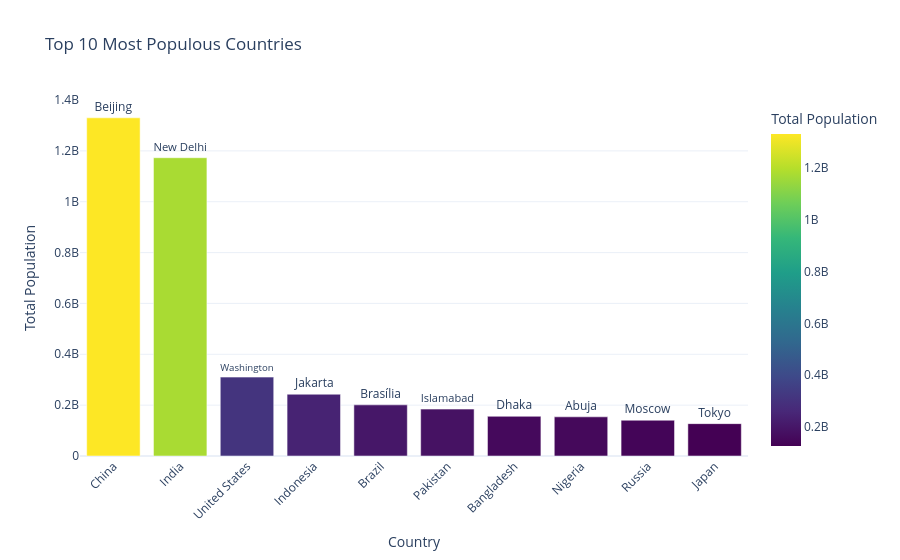

Source (notebook cell):
### Code cell
# اختيار أعلى 10 دول سكانياً
top_pop = Countries.nlargest(10, "Population")

fig = px.bar(
    top_pop,
    x="Country",
    y="Population",
    text="Capital",
    color="Population",
    color_continuous_scale="Viridis",  # تعديل الاسم هنا بالشرطة السفلية
    title="Top 10 Most Populous Countries",
    labels={"Population": "Total Population", "Country": "Country"},
)

fig.update_traces(texttemplate="%{text}", textposition="outside")
fig.update_layout(xaxis_tickangle=-45, template="plotly_white")
fig.show()

### Figure 1 — Plotly figure (JSON) as saved in the notebook; plotly's stock layout.template omitted (floating-point values rounded to 4 significant figures)
{"data": [{"hovertemplate": "Country=%{x}<br>Total Population=%{marker.color}<br>Capital=%{text}<extra></extra>", "legendgroup": "", "marker": {"color": [1330044000, 1173108018, 310232863, 242968342, 201103330, 184404791, 156118464, 154000000, 140702000, 127288000], "coloraxis": "coloraxis", "pattern": {"shape": ""}}, "name": "", "orientation": "v", "showlegend": false, "text": ["Beijing", "New Delhi", "Washington", "Jakarta", "Brasília", "Islamabad", "Dhaka", "Abuja", "Moscow", "Tokyo"], "textposition": "outside", "texttemplate": "%{text}", "type": "bar", "x": ["China", "India", "United States", "Indonesia", "Brazil", "Pakistan", "Bangladesh", "Nigeria", "Russia", "Japan"], "xaxis": "x", "y": [1330044000, 1173108018, 310232863, 242968342, 201103330, 184404791, 156118464, 154000000, 140702000, 127288000], "yaxis": "y"}], "layout": {"barmode": "relative", "coloraxis": {"autocolorscale": false, "colorbar": {"title": {"text": "Total Population"}}, "colorscale": [[0, "#440154"], [0.1111, "#482878"], [0.2222, "#3e4989"], [0.3333, "#31688e"], [0.4444, "#26828e"], [0.5556, "#1f9e89"], [0.6667, "#35b779"], [0.7778, "#6ece58"], [0.8889, "#b5de2b"], [1, "#fde725"]]}, "legend": {"tracegroupgap": 0}, "title": {"text": "Top 10 Most Populous Countries"}, "xaxis": {"anchor": "y", "domain": [0, 1], "tickangle": -45, "title": {"text": "Country"}}, "yaxis": {"anchor": "x", "domain": [0, 1], "title": {"text": "Total Population"}}}}
